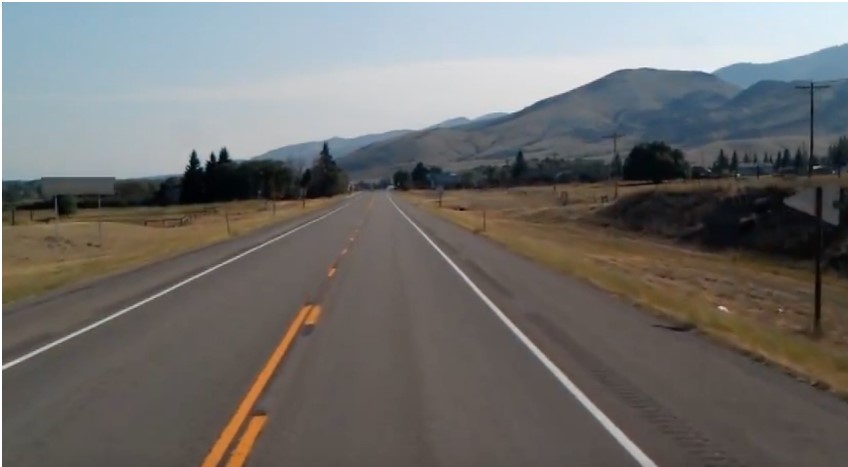
#> input picture Assignment_1/images/lane2.jpeg, 848 x 467 px
$ jupyter execute assignment1_2.ipynb
#> lines starting #> are read from the running program, lines starting #| are printed output that depends on the picture; after the words box and inside, x2 and y2 are one past the last pixel; in counts of white or black regions, pixels touching at a corner belong together
<h2>Median Filtering </h2>

[cell 1]
import cv2
import numpy as np
import os
import matplotlib.pyplot as plt
from scipy.ndimage import maximum_filter

<h3>Read Image</h3>

[cell 2]
image_path = '../images/lane2.jpeg'
image = cv2.imread(image_path)
#> image is the input picture: shape (467, 848, 3); mean B, G, R 110.4, 112, 113.1
image_rgb = cv2.cvtColor(image, cv2.COLOR_BGR2RGB)
image = image_rgb.copy()

<h3>Apply Median Filter</h3>

[cell 3]
median_filter = cv2.medianBlur(image, 7)
plt.figure()
plt.imshow(median_filter)

plt.show()

[cell 4]
height, width, _ = median_filter.shape
#> height = 467; width = 848
scale = 1/5

height_scale = int(height * scale)
#> height_scale = 93
width_scale = int(width * scale)
#> width_scale = 169
img = cv2.resize(median_filter, (width_scale, height_scale), interpolation=cv2.INTER_LINEAR)

canny_edge = cv2.Canny(img, 200, 255)
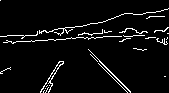
#> canny_edge: shape (93, 169); 5.1% white in thin lines or dots

plt.figure()
plt.imshow(canny_edge, cmap='gray')
plt.axis('off')
plt.show()

<h3>ROI</h3>

[cell 5]
height, width = canny_edge.shape
#> height = 93; width = 169


mask = np.zeros_like(canny_edge)

reduction1 = int(width * 0.3)
#> reduction1 = 50
reduction2 = int(width * 0.4)
#> reduction2 = 67

top_mask = np.array([[(0, 0), (width, 0), (width, height // 2), (0, height // 2)]], dtype=np.int32)
#> top_mask = [[0, 0], [169, 0], [169, 46], [0, 46]]
# Left mask covering the left half of the image
left_mask = np.array([[
    (0, 0),               # Top-left corner
    (width // 2 - reduction2, 0),      # Top-middle
    (width // 2 - reduction2, height), # Bottom-middle
    (0, height)           # Bottom-left corner
]], dtype=np.int32)

# Right mask covering the right half of the image
right_mask = np.array([[
    (width // 2 + reduction1, 0),      # Top-middle
    (width, 0),          # Top-right corner
    (width, height),     # Bottom-right corner
    (width // 2 + reduction1, height)  # Bottom-middle
]], dtype=np.int32)


cv2.fillPoly(mask, top_mask, 255)
#> mask: shape (93, 169); 50.5% white; 1 black region, box (x1, y1, x2, y2) and area: (0, 47, 169, 93) 7774
cv2.fillPoly(mask, left_mask, 255)
cv2.fillPoly(mask, right_mask, 255)
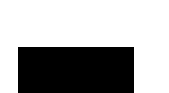
#> mask: shape (93, 169); 66% white; 1 black region, box (x1, y1, x2, y2) and area: (18, 47, 134, 93) 5336


mask = cv2.bitwise_not(mask)


masked_edges = cv2.bitwise_and(canny_edge, mask)
#> masked_edges: shape (93, 169); 1.4% white in thin lines or dots, all inside (x1, y1, x2, y2) = (40, 48, 134, 93)

plt.figure()
plt.imshow(mask, cmap='gray')
plt.axis('off')
plt.show()

plt.figure()
plt.imshow(masked_edges, cmap='gray')
plt.axis('off')
plt.show()

<h3>Masked Image</h3>

[cell 6]
edges_colored = np.zeros_like(img)
edges_colored[:, :, 1] = masked_edges


highlighted = cv2.addWeighted(img, 0.8, edges_colored, 0.5, 0)
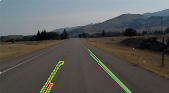
#> highlighted: shape (93, 169, 3); mean R, G, B 89.9, 90.9, 87.9

plt.figure()
plt.imshow(highlighted)
plt.axis('off')
plt.show()

[cell 7]
image = cv2.imread('../images/lane2.jpeg')
gray = cv2.cvtColor(image, cv2.COLOR_BGR2GRAY)
gray = cv2.equalizeHist(gray)
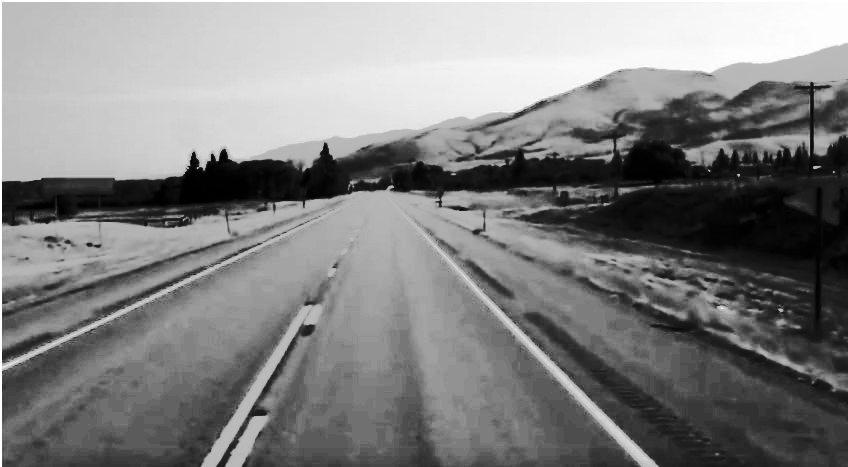
#> gray: shape (467, 848); min 0, max 255, mean 129.1

height, width = gray.shape
mask = np.zeros_like(gray)
# reduction1 = int(width * 0.3)
# reduction2 = int(width * 0.45)

edges = cv2.Canny(gray, 200, 255)
#> edges: shape (467, 848); 2.8% white in thin lines or dots

top_mask = np.array([[(0, height), (int(0.9*width), height), (int(0.5*width), int(0.5*height)), (int(0.15*width), int(0.5*height))]], dtype=np.int32)
# left_mask = np.array([[(0, 0), (width // 2 - reduction2, 0), (width // 2 - reduction2, height), (0, height)]], dtype=np.int32)
# right_mask = np.array([[(width // 2 + reduction1, 0), (width, 0), (width, height), (width // 2 + reduction1, height)]], dtype=np.int32)


cv2.fillPoly(mask, top_mask, 255)
#> mask: shape (467, 848); 31.4% white; 1 white region, box (x1, y1, x2, y2) and area: (0, 233, 763, 467) 124190
# [7 lines of commented-out code are left out]


mask = cv2.GaussianBlur(mask, (5, 5), 0)

_, mask = cv2.threshold(mask, 127, 255, cv2.THRESH_BINARY)


inverse_masked_gray = cv2.bitwise_and(edges, mask)
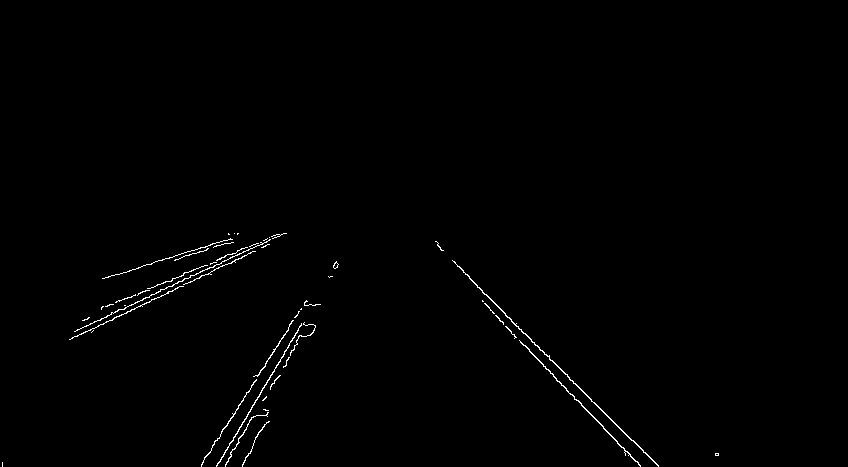
#> inverse_masked_gray: shape (467, 848); 0.64% white in thin lines or dots, all inside (x1, y1, x2, y2) = (2, 233, 719, 467)


rho_max = int(np.hypot(height, width))
theta_range = np.deg2rad(np.arange(0, 180))
accumulator = np.zeros((len(theta_range), 2 * rho_max), dtype=np.int32)

edge_points = np.argwhere(inverse_masked_gray > 0)
#> edge_points = 2518 pairs, first value 233 to 466, second value 2 to 718


for y, x in edge_points:
    for theta_idx, theta in enumerate(theta_range):
        rho = int(x * np.cos(theta) + y * np.sin(theta))
        rho_idx = rho + rho_max
        accumulator[theta_idx, rho_idx] += 1
#> this loop made 2518 passes
#> (y, x) on passes 1 to 3: (233, 228), (233, 234), (233, 237)
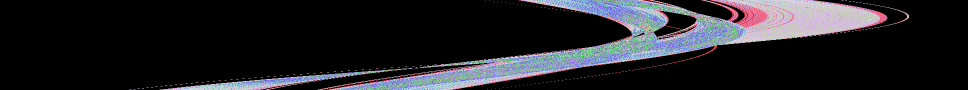
#> accumulator: shape (180, 1936) int32 (shown at 1/2 size); 95 distinct labels, from 0 to 348; one colour per label, 0 black


threshold = 130
strong_votes = np.argwhere(accumulator > threshold)
#> strong_votes = [[31, 1393], [65, 1299], [135, 833], [136, 831]]


image_with_lines = image.copy()
for theta_idx, rho_idx in strong_votes:
    rho = rho_idx - rho_max
    theta = theta_range[theta_idx]

    a, b = np.cos(theta), np.sin(theta)
    x0, y0 = a * rho, b * rho

    # line_length = 1000
    roi_top = int(0.6*height)
    roi_bottom = height
    a, b = np.cos(theta), np.sin(theta)
    x0, y0 = a * rho, b * rho
    slope = -a / b  # Rearranged from x cos(θ) + y sin(θ) = ρ

    # Define the top and bottom y-coordinates of the ROI
    y1, y2 = roi_bottom, roi_top  # Bottom and top y of ROI

    # Compute the corresponding x-coordinates using the line equation
    x1 = int((y1 - y0) / slope + x0)
    x2 = int((y2 - y0) / slope + x0)

    # Draw the trimmed line
    cv2.line(image_with_lines, (x1, y1), (x2, y2), (0, 255, 0), 2)
#> this loop made 4 passes
#> (theta_idx, rho_idx, rho, theta) on passes 1 to 4: (31, 1393, 425, 0.541), (65, 1299, 331, 1.13), (135, 833, -135, 2.36), (136, 831, -137, 2.37)
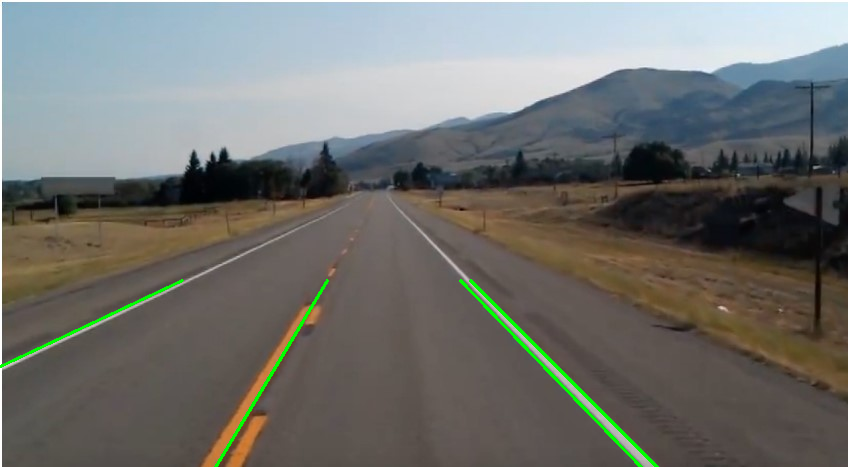
#> image_with_lines: shape (467, 848, 3); 0.78% of pixels changed, all inside (x1, y1, x2, y2) = (0, 279, 659, 467)


image_with_lines_rgb = cv2.cvtColor(image_with_lines, cv2.COLOR_BGR2RGB)


edges = cv2.cvtColor(edges, cv2.COLOR_RGB2BGR)
#> edges: shape (467, 848, 3); 2.8% white in thin lines or dots
plt.figure(figsize=(10, 6))
plt.imshow(inverse_masked_gray)


plt.figure(figsize=(10, 6))
plt.imshow(image_with_lines_rgb)
plt.axis("off")
plt.title("Detected Lines in Region of Interest")
plt.show()

[cell 8]
plt.figure(figsize=(10, 6))
plt.imshow(accumulator, cmap='hot', aspect='auto')
plt.colorbar(label="Votes")
plt.xlabel("ρ (rho)")
plt.ylabel("θ (theta index)")
plt.title("Hough Transform Accumulator")
plt.show()

[cell 9]
nms_size = 5
maxima = maximum_filter(accumulator, size=nms_size)
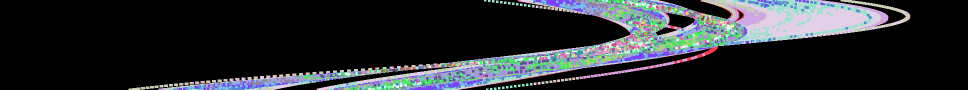
#> maxima: shape (180, 1936) int32 (shown at 1/2 size); 94 distinct labels, from 0 to 348; one colour per label, 0 black
accumulator[accumulator < maxima] = 0
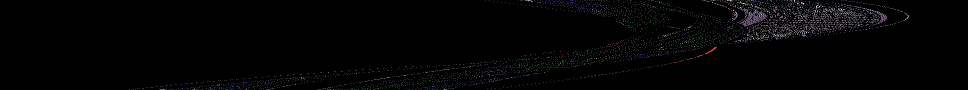
#> accumulator: shape (180, 1936) int32 (shown at 1/2 size); 67 distinct labels, from 0 to 348; one colour per label, 0 black


plt.figure(figsize=(10, 6))
plt.imshow(accumulator, cmap='hot', aspect='auto')
plt.colorbar(label="Votes")
plt.xlabel("ρ (rho)")
plt.ylabel("θ (theta index)")
plt.title(f"Refined Hough Transform Accumulator (Threshold={threshold})")
plt.show()
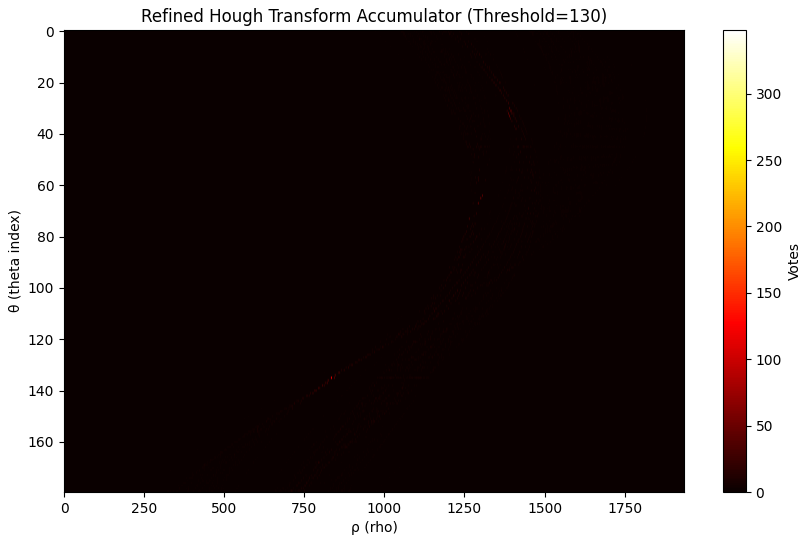
#> figure drawn by matplotlib, 2 panels
